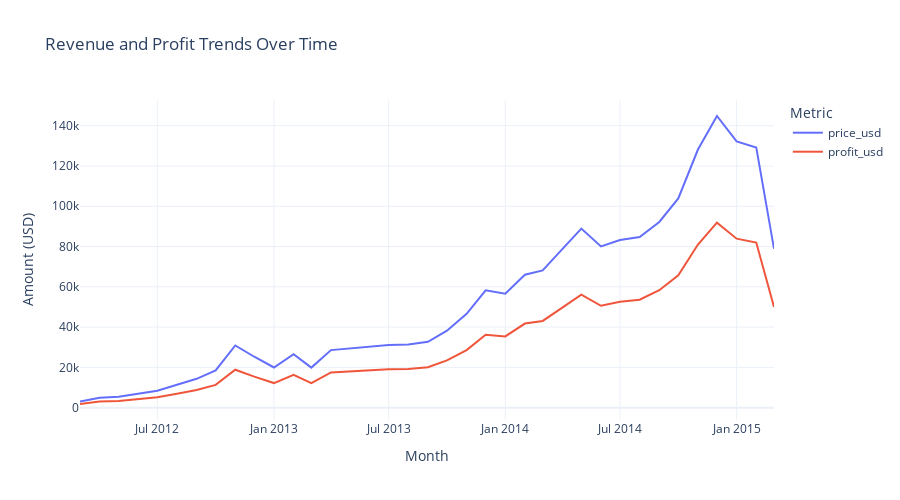
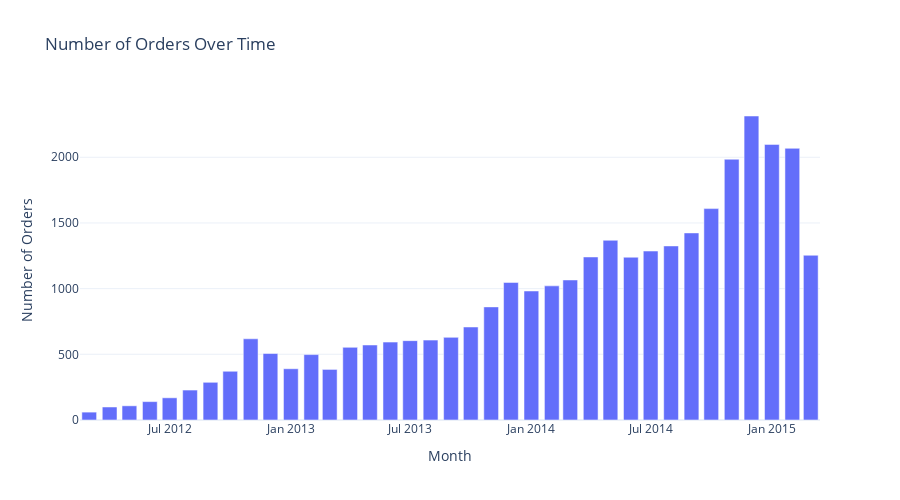

The notebook cell these images were saved under, in order:
### Code cell
# ==================== PLOTLY VISUALIZATIONS ====================

# 1. Revenue Over Time
revenue_by_month = orders_with_sessions.groupby(orders_with_sessions['created_at_order'].dt.to_period('M')).agg({
    'price_usd': 'sum',
    'profit_usd': 'sum',
    'order_id': 'count'
}).reset_index()
revenue_by_month['created_at_order'] = revenue_by_month['created_at_order'].astype(str)

fig1 = px.line(revenue_by_month, 
               x='created_at_order', 
               y=['price_usd', 'profit_usd'],
               title='Revenue and Profit Trends Over Time',
               labels={'value': 'Amount (USD)', 'created_at_order': 'Month', 'variable': 'Metric'},
               template='plotly_white')
fig1.update_layout(height=500, showlegend=True, hovermode='x unified')
fig1.show()

# 2. Orders Over Time
fig2 = px.bar(revenue_by_month,
              x='created_at_order',
              y='order_id',
              title='Number of Orders Over Time',
              labels={'order_id': 'Number of Orders', 'created_at_order': 'Month'},
              template='plotly_white')
fig2.update_layout(height=500)
fig2.show()

### Figure 1 — Plotly figure (JSON) as saved in the notebook; plotly's stock layout.template omitted (floating-point values rounded to 4 significant figures)
{"data": [{"hovertemplate": "Metric=price_usd<br>Month=%{x}<br>Amount (USD)=%{y}<extra></extra>", "legendgroup": "price_usd", "line": {"color": "#636efa", "dash": "solid"}, "marker": {"symbol": "circle"}, "mode": "lines", "name": "price_usd", "orientation": "v", "showlegend": true, "x": ["2012-03", "2012-04", "2012-05", "2012-06", "2012-07", "2012-08", "2012-09", "2012-10", "2012-11", "2012-12", "2013-01", "2013-02", "2013-03", "2013-04", "2013-05", "2013-06", "2013-07", "2013-08", "2013-09", "2013-10", "2013-11", "2013-12", "2014-01", "2014-02", "2014-03", "2014-04", "2014-05", "2014-06", "2014-07", "2014-08", "2014-09", "2014-10", "2014-11", "2014-12", "2015-01", "2015-02", "2015-03"], "xaxis": "x", "y": [2999.0, 4949.0, 5399.0, 6999.0, 8448.0, 11400.0, 14350.0, 18550.0, 30890.0, 25290.0, 19970.0, 26520.0, 19900.0, 28580.0, 29360.0, 30540.0, 31140.0, 31370.0, 32720.0, 38240.0, 46630.0, 58260.0, 56570.0, 66010.0, 68190.0, 78730.0, 88940.0, 80050.0, 83290.0, 84720.0, 92230.0, 103900.0, 128200.0, 144800.0, 132200.0, 129200.0, 78950.0], "yaxis": "y", "type": "scatter"}, {"hovertemplate": "Metric=profit_usd<br>Month=%{x}<br>Amount (USD)=%{y}<extra></extra>", "legendgroup": "profit_usd", "line": {"color": "#EF553B", "dash": "solid"}, "marker": {"symbol": "circle"}, "mode": "lines", "name": "profit_usd", "orientation": "v", "showlegend": true, "x": ["2012-03", "2012-04", "2012-05", "2012-06", "2012-07", "2012-08", "2012-09", "2012-10", "2012-11", "2012-12", "2013-01", "2013-02", "2013-03", "2013-04", "2013-05", "2013-06", "2013-07", "2013-08", "2013-09", "2013-10", "2013-11", "2013-12", "2014-01", "2014-02", "2014-03", "2014-04", "2014-05", "2014-06", "2014-07", "2014-08", "2014-09", "2014-10", "2014-11", "2014-12", "2015-01", "2015-02", "2015-03"], "xaxis": "x", "y": [1830.0, 3020.0, 3294.0, 4270.0, 5155.0, 6954.0, 8754.0, 11320.0, 18850.0, 15430.0, 12220.0, 16320.0, 12200.0, 17520.0, 17990.0, 18720.0, 19090.0, 19230.0, 20050.0, 23450.0, 28610.0, 36190.0, 35370.0, 41760.0, 43070.0, 49710.0, 56170.0, 50600.0, 52570.0, 53580.0, 58310.0, 65750.0, 80980.0, 91860.0, 83910.0, 82010.0, 50030.0], "yaxis": "y", "type": "scatter"}], "layout": {"xaxis": {"anchor": "y", "domain": [0.0, 1.0], "title": {"text": "Month"}}, "yaxis": {"anchor": "x", "domain": [0.0, 1.0], "title": {"text": "Amount (USD)"}}, "legend": {"title": {"text": "Metric"}, "tracegroupgap": 0}, "title": {"text": "Revenue and Profit Trends Over Time"}, "height": 500, "showlegend": true, "hovermode": "x unified"}}

### Figure 2 — Plotly figure (JSON) as saved in the notebook; plotly's stock layout.template omitted (floating-point values rounded to 4 significant figures)
{"data": [{"hovertemplate": "Month=%{x}<br>Number of Orders=%{y}<extra></extra>", "legendgroup": "", "marker": {"color": "#636efa", "pattern": {"shape": ""}}, "name": "", "orientation": "v", "showlegend": false, "textposition": "auto", "x": ["2012-03", "2012-04", "2012-05", "2012-06", "2012-07", "2012-08", "2012-09", "2012-10", "2012-11", "2012-12", "2013-01", "2013-02", "2013-03", "2013-04", "2013-05", "2013-06", "2013-07", "2013-08", "2013-09", "2013-10", "2013-11", "2013-12", "2014-01", "2014-02", "2014-03", "2014-04", "2014-05", "2014-06", "2014-07", "2014-08", "2014-09", "2014-10", "2014-11", "2014-12", "2015-01", "2015-02", "2015-03"], "xaxis": "x", "y": [60, 99, 108, 140, 169, 228, 287, 371, 618, 506, 390, 498, 385, 553, 571, 593, 604, 608, 629, 708, 861, 1047, 982, 1021, 1066, 1241, 1368, 1239, 1286, 1325, 1424, 1609, 1985, 2314, 2098, 2068, 1254], "yaxis": "y", "type": "bar"}], "layout": {"xaxis": {"anchor": "y", "domain": [0.0, 1.0], "title": {"text": "Month"}}, "yaxis": {"anchor": "x", "domain": [0.0, 1.0], "title": {"text": "Number of Orders"}}, "legend": {"tracegroupgap": 0}, "title": {"text": "Number of Orders Over Time"}, "barmode": "relative", "height": 500}}
